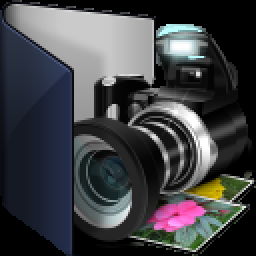
#> input picture icon1.png, 128 x 128 px (shown 2 times larger)
$ jupyter execute --allow-errors 'image DFT and Inverse DFT.ipynb'
#> lines starting #> are read from the running program, lines starting #| are printed output that depends on the picture
[cell 1]
import cv2
import numpy as np
import math
import matplotlib.pyplot as plt
import numpy as np
img = cv2.imread("icon1.png",0)
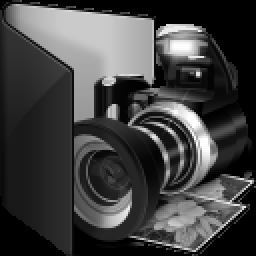
#> img: shape (128, 128) (shown 2 times larger); min 0, max 255, mean 65.1
plt.subplot(121),plt.imshow(img,'gray'),plt.title('50*50 image')
plt.show()

[cell 2]
#disscrete fourier trasnform using two 1d fourier transforms
def dft_matrix(image):
    r,c = image.shape
#> r = 128; c = 128
    t = np.zeros((r,c),complex)
    transformed_img = np.zeros((r,c),complex)
    w = np.arange(r)
#> w = 128 values from 0 to 127
    x = np.arange(c)
#> x = 128 values from 0 to 127
    y = w.reshape((r,1))
#> y = 128 values from 0 to 127
    z = x.reshape((c,1))
#> z = 128 values from 0 to 127
    for a in range(0,r):
        M1 = 1j*np.sin(-2*np.pi*z*x/c) + np.cos(-2*np.pi*z*x/c)
        t[a] = np.dot(M1, image[a])
    for b in range(0,c):
        M2 = 1j*np.sin(-2*np.pi*y*w/c) + np.cos(-2*np.pi*y*w/c)
        transformed_img[:,b] = np.dot(M2, t[:,b])
    return transformed_img

[cell 3]
dftfunction = dft_matrix(img)
our_dft = np.log(np.abs(dftfunction))
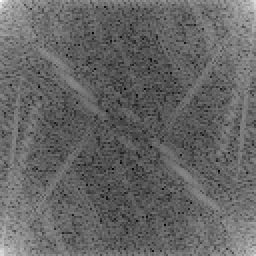
#> our_dft: shape (128, 128) float64 (shown 2 times larger); min 3.2, max 13.88, mean 7.45; drawn with min black and max white
#> (the rest of this cell did not finish here and is left out)
